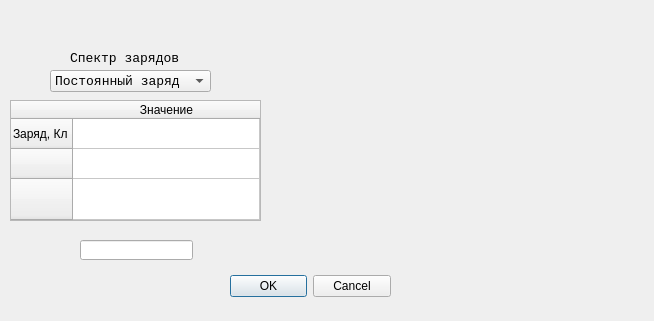
<?xml version="1.0" encoding="UTF-8"?>
<ui version="4.0">
 <class>spec_options</class>
 <widget class="QDialog" name="spec_options">
  <property name="geometry">
   <rect>
    <x>0</x>
    <y>0</y>
    <width>654</width>
    <height>321</height>
   </rect>
  </property>
  <property name="acceptDrops">
   <bool>false</bool>
  </property>
  <property name="windowTitle">
   <string>Создание спектра зарядов в импульсе</string>
  </property>
  <widget class="QDialogButtonBox" name="buttonBox">
   <property name="geometry">
    <rect>
     <x>230</x>
     <y>270</y>
     <width>161</width>
     <height>32</height>
    </rect>
   </property>
   <property name="orientation">
    <enum>Qt::Horizontal</enum>
   </property>
   <property name="standardButtons">
    <set>QDialogButtonBox::Cancel|QDialogButtonBox::Ok</set>
   </property>
  </widget>
  <widget class="QTableWidget" name="charge_param_table">
   <property name="geometry">
    <rect>
     <x>10</x>
     <y>100</y>
     <width>251</width>
     <height>121</height>
    </rect>
   </property>
   <property name="maximumSize">
    <size>
     <width>281</width>
     <height>16777215</height>
    </size>
   </property>
   <attribute name="horizontalHeaderStretchLastSection">
    <bool>true</bool>
   </attribute>
   <attribute name="verticalHeaderCascadingSectionResizes">
    <bool>false</bool>
   </attribute>
   <attribute name="verticalHeaderStretchLastSection">
    <bool>true</bool>
   </attribute>
   <row>
    <property name="text">
     <string>Заряд, Кл</string>
    </property>
   </row>
   <row>
    <property name="text">
     <string/>
    </property>
   </row>
   <row>
    <property name="text">
     <string/>
    </property>
   </row>
   <column>
    <property name="text">
     <string>Значение</string>
    </property>
    <property name="textAlignment">
     <set>AlignCenter</set>
    </property>
   </column>
  </widget>
  <widget class="QComboBox" name="spectrum_box">
   <property name="geometry">
    <rect>
     <x>50</x>
     <y>70</y>
     <width>161</width>
     <height>22</height>
    </rect>
   </property>
   <property name="font">
    <font>
     <family>Courier New</family>
     <pointsize>10</pointsize>
    </font>
   </property>
   <item>
    <property name="text">
     <string>Постоянный заряд</string>
    </property>
   </item>
   <item>
    <property name="text">
     <string>Равномерный</string>
    </property>
   </item>
   <item>
    <property name="text">
     <string>Гауссовский</string>
    </property>
   </item>
   <item>
    <property name="text">
     <string>Линейчатый</string>
    </property>
   </item>
   <item>
    <property name="text">
     <string>Экспоненциальный</string>
    </property>
   </item>
  </widget>
  <widget class="QLabel" name="spectrum_label">
   <property name="geometry">
    <rect>
     <x>70</x>
     <y>50</y>
     <width>111</width>
     <height>16</height>
    </rect>
   </property>
   <property name="font">
    <font>
     <family>Courier New</family>
     <pointsize>10</pointsize>
    </font>
   </property>
   <property name="text">
    <string>Спектр зарядов</string>
   </property>
  </widget>
  <widget class="QLineEdit" name="spectrum_square">
   <property name="geometry">
    <rect>
     <x>80</x>
     <y>240</y>
     <width>113</width>
     <height>20</height>
    </rect>
   </property>
   <property name="readOnly">
    <bool>true</bool>
   </property>
  </widget>
  <widget class="QCustomPlot" name="spec_plot" native="true">
   <property name="geometry">
    <rect>
     <x>280</x>
     <y>50</y>
     <width>351</width>
     <height>201</height>
    </rect>
   </property>
  </widget>
 </widget>
 <customwidgets>
  <customwidget>
   <class>QCustomPlot</class>
   <extends>QWidget</extends>
   <header>qcustomplot.h</header>
   <container>1</container>
  </customwidget>
 </customwidgets>
 <resources/>
 <connections>
  <connection>
   <sender>buttonBox</sender>
   <signal>accepted()</signal>
   <receiver>spec_options</receiver>
   <slot>accept()</slot>
   <hints>
    <hint type="sourcelabel">
     <x>248</x>
     <y>254</y>
    </hint>
    <hint type="destinationlabel">
     <x>157</x>
     <y>274</y>
    </hint>
   </hints>
  </connection>
  <connection>
   <sender>buttonBox</sender>
   <signal>rejected()</signal>
   <receiver>spec_options</receiver>
   <slot>reject()</slot>
   <hints>
    <hint type="sourcelabel">
     <x>316</x>
     <y>260</y>
    </hint>
    <hint type="destinationlabel">
     <x>286</x>
     <y>274</y>
    </hint>
   </hints>
  </connection>
 </connections>
</ui>
